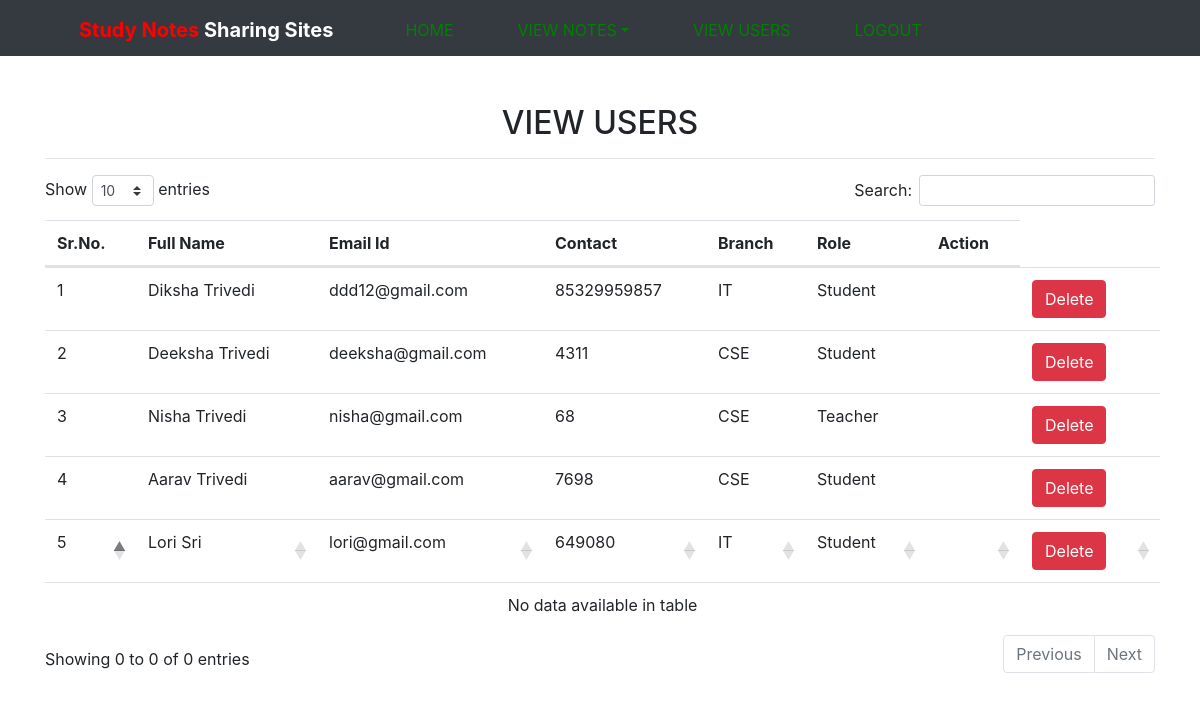
The page /view_users (signed in) on the database its author committed.
### notes/models.py (models this page shows, shortened)
class SignUp(models.Model):
        user=models.ForeignKey(User,on_delete=models.CASCADE)
        contact= models.CharField(max_length=10,null=True)
        branch= models.CharField(max_length=30)
        role= models.CharField(max_length=15)

### notes/views.py (the view)
# urls.py: path('view_users', view_users, name='view_users'),
def view_users(request):
     if not request.user.is_authenticated:
         return redirect('login_admin')
     users = SignUp.objects.all()
     d= {'users':users}
     return render(request,'view_users.html',d)

### notes/templates/view_users.html (shortened to what this page needs)
{% extends 'admin_nav.html' %}
{% block body %}
<link rel="stylesheet" href="https://cdnjs.cloudflare.com/ajax/libs/twitter-bootstrap/4.5.2/css/bootstrap.css">
<link rel="stylesheet" href="https://cdn.datatables.net/1.10.22/css/dataTables.bootstrap4.min.css">
<div class="container mt-5">
 <h2 class="text-center">VIEW USERS</h2>
                    <HR>
        <table class="table table=bordered" id="example">
        <thead>
        <tr>
           <th>Sr.No.</th>
           <th>Full Name</th>
           <th>Email Id</th>
           <th>Contact</th>
           <th>Branch</th>
           <th>Role</th>
           <th>Action</th>
        </tr>
        {% for i in users %}
        <tr>
           <td>{{forloop.counter}}</td>
           <td style="text-transform : capitalize">{{i.user.first_name}} {{i.user.last_name}}</td>
           <td>{{i.user.username}}</td>
           <td>{{i.contact}}</td>
           <td>{{i.branch}}</td>
           <td>{{i.role}}</td>
           <td>{{i.status}}</td>
           <td><a href="{%url 'delete_users' i.user.id%}" class="small btn btn-danger" onclick="return confirm('Are you sure')" > Delete</a></td>
        </tr>
        {%endfor%}
        </thead>
        </table>
  </div>
{%endblock%}

### rows shown on the page
SignUp: user.first_name "Diksha", user.last_name "Trivedi", user.username "ddd12@gmail.com", contact "85329959857", branch "IT", role "Student"
SignUp: user.first_name "Deeksha", user.last_name "Trivedi", user.username "deeksha@gmail.com", contact "4311", branch "CSE", role "Student"
SignUp: user.first_name "Nisha", user.last_name "Trivedi", user.username "nisha@gmail.com", contact "68", branch "CSE", role "Teacher"
SignUp: user.first_name "Aarav", user.last_name "Trivedi", user.username "aarav@gmail.com", contact "7698", branch "CSE", role "Student"
SignUp: user.first_name "Lori", user.last_name "Sri", user.username "lori@gmail.com", contact "649080", branch "IT", role "Student"
